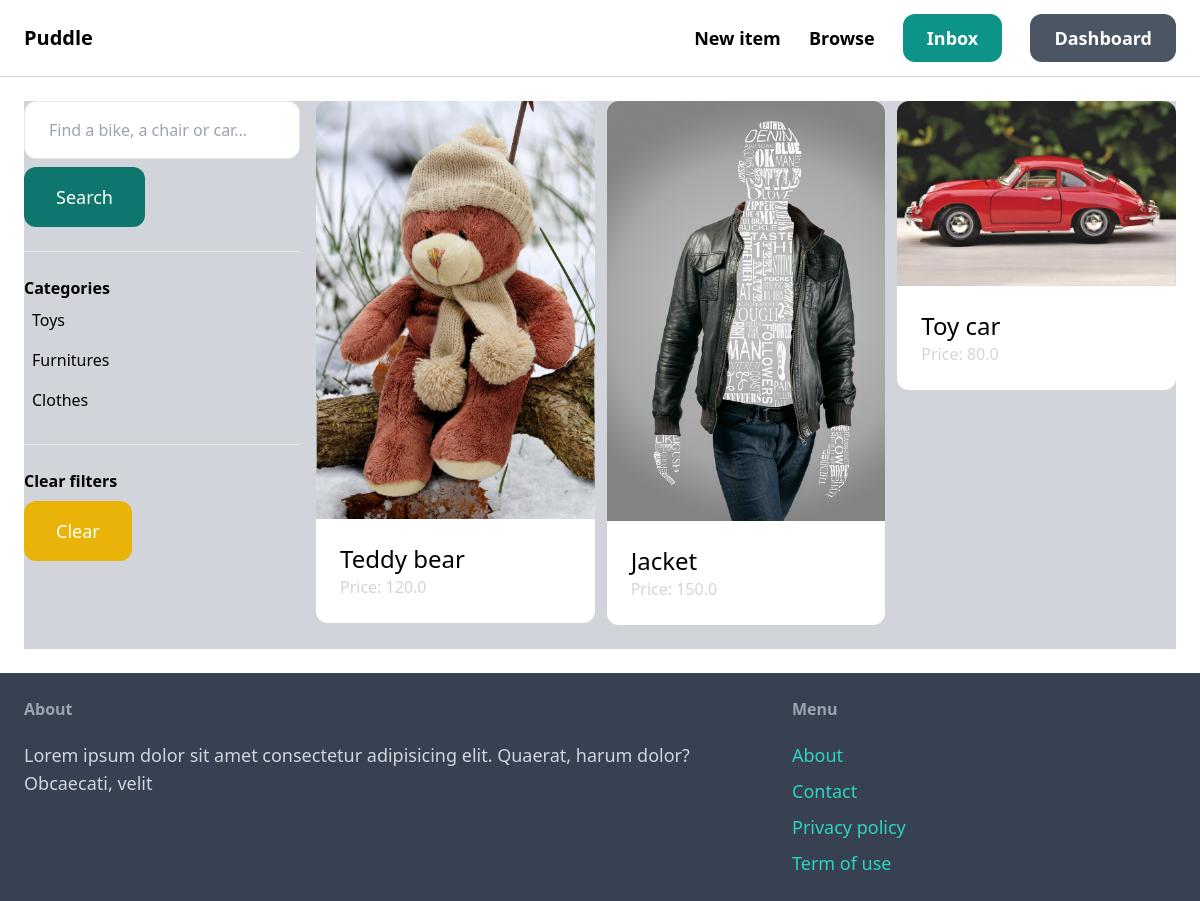
The app's page /items/ (signed in) with its own data.
### item/models.py (models this page shows, shortened)
class Category(models.Model):
    name = models.CharField(max_length=255)
    class Meta:
        verbose_name_plural = 'categories'

class Item(models.Model):
    category = models.ForeignKey(Category, related_name='items', on_delete=models.CASCADE)
    name = models.CharField(max_length=255)
    description = models.TextField(blank=True, null=True)
    price = models.FloatField()
    image = models.ImageField(upload_to='item_images', blank=True, null=True)
    is_sold = models.BooleanField(default=False)
    created_by = models.ForeignKey(User, related_name='items', on_delete=models.CASCADE)
    created_at = models.DateTimeField(auto_now_add=True)

### item/views.py (the view)
# urls.py: path('', views.items, name='items'),
def items(request):
    query = request.GET.get('query', '')
    category_id = request.GET.get('category', 0)
    categories = Category.objects.all()
    items = Item.objects.filter(is_sold=False)
    if category_id:
        items = items.filter(category_id=category_id)
    if query:
        items = items.filter(Q(name__icontains=query) | Q(description__icontains=query))
    return render(request, 'item/items.html', {
        'items': items,
        'query': query,
        'categories': categories,
        'category_id': int(category_id)
    })

### item/templates/item/items.html (shortened to what this page needs)
{% extends 'core/base.html' %}
{% block content %}
    <div class="pb-6 grid grid-cols-4 gap-4 bg-gray-300">
        <div class="col-span-1">
            <form method="get" action="{% url 'item:items' %}">
                <input name="query" class="w-full py-4 px-6 border rounded-xl" type="text" value="{{ query }}" placeholder="Find a bike, a chair or car...">
                <button class="mt-2 py-4 px-8 text-lg bg-teal-700 text-white rounded-xl">Search</button>
            </form>
            <hr class="my-6">
            <p class="font-semibold">Categories</p>
            <ul>
                {% for category in categories %}
                    <li class="py-2 px-2 rounded-xl{% if category.id == category_id %} bg-gray-600{% endif %}">
                        <a href="{% url 'item:items' %}?query={{ query }}&category={{ category.id }}">{{ category.name }}</a>
                    </li>
                {% endfor %}
            </ul>
            <hr class="my-6">
            <p class="font-semibold">Clear filters</p>
            <ul>
                <li><a href="{% url 'item:items' %}" class="mt-2 py-4 px-8 inline-block bg-yellow-500 text-lg rounded-xl text-white">Clear</a>
        </div>
        <div class="col-span-3">
            <div class="grid grid-cols-3 gap-3">
                {% for item in items %}
                    <div>
                        <a href="{% url 'item:detail' item.id %}">
                            <div>
                                <img src="{{ item.image.url }}" class="rounded-t-xl">
                            </div>
                            <div class="p-6 bg-white rounded-b-xl">
                                <h2 class="text-2xl">{{ item.name }}</h2>
                                <p class="text-gray-300">Price: {{ item.price }}</p>
                            </div>
                        </a>
                    </div>
                {% endfor %}
            </div>
        </div>
    </div>
{% endblock %}

### records on screen
Category: name "Toys"
Category: name "Furnitures"
Category: name "Clothes"
Item: image (picture), name "Teddy bear", price "120.0"
Item: image (picture), name "Jacket", price "150.0"
Item: image (picture), name "Toy car", price "80.0"
